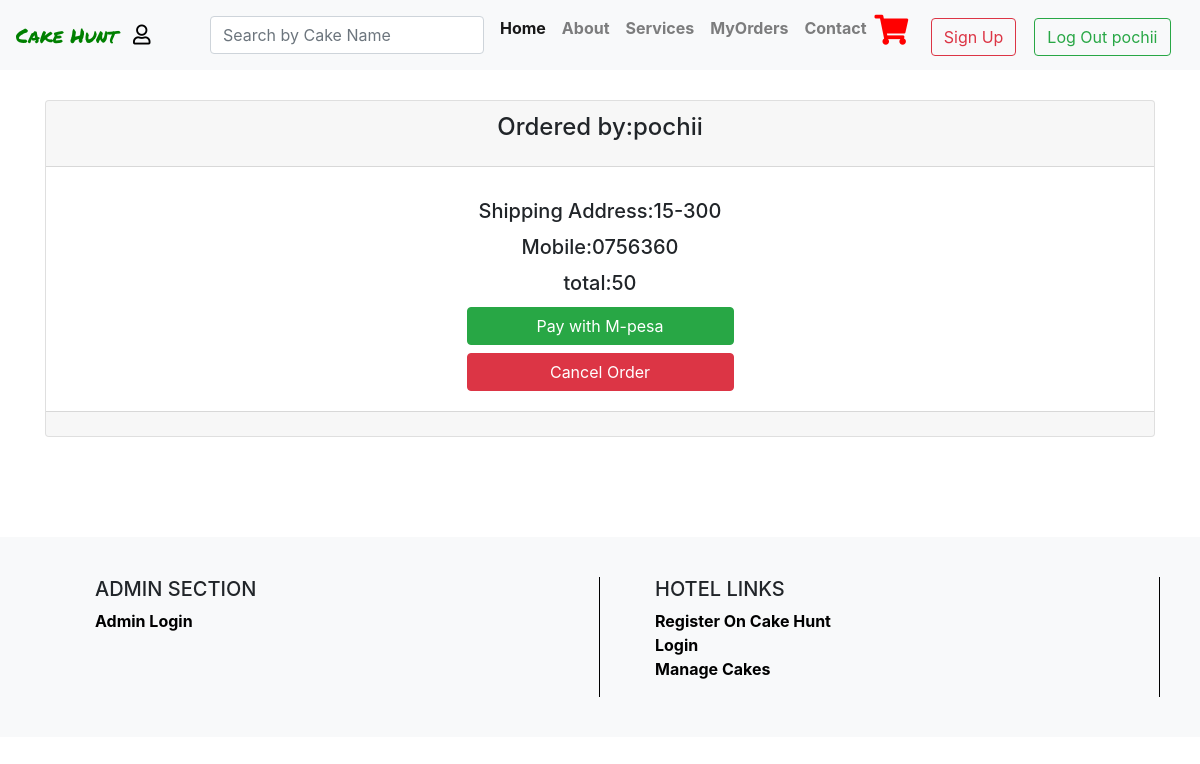
/orders/ (signed in), run on an earlier commit of the app's database.
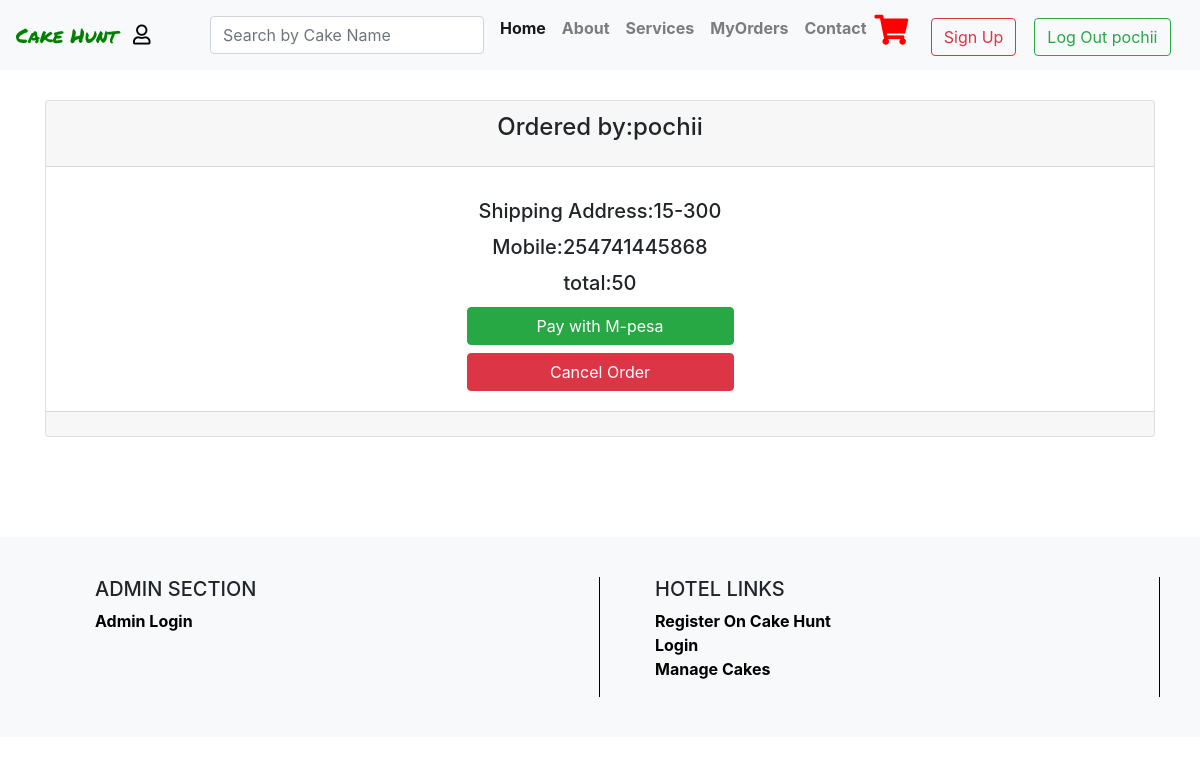
And on a later commit of the database.
### orders/models.py (models this page shows, shortened)
class Order(models.Model):
    user = models.ForeignKey(User, on_delete=models.CASCADE, null=True)
    cart = models.OneToOneField(Cart, on_delete=models.CASCADE)
    ordered_by = models.CharField(max_length=100)
    shipping_address = models.CharField(max_length=100)
    mobile = models.CharField(max_length=100)
    total = models.PositiveIntegerField()
    order_status = models.CharField(max_length=100, choices=Order_Status)
    class Meta:
        verbose_name_plural = 'Orders'

### cart/models.py (models this page shows, shortened)
class Cart(models.Model):
    total = models.PositiveIntegerField(default=0)

### orders/views.py (the view)
# urls.py: path('', MyOrders.as_view(), name='MyOrders'),
class MyOrders(LoginRequiredMixin, View):
    login_url = '/accounts/login/'
    def get(self, request):
        orders = Order.objects.all().filter(user=request.user)
        return render(request, 'my_orders.html', {'orders': orders})

### templates/my_orders.html (shortened to what this page needs)
{% extends 'index.html' %}
{% load static %}
{% block content %}
 <main id="main" style="margin-top: 100px;margin-bottom: 100px;">
    <section class="">
        <div class="container">
             {% for orders in orders %}
     <div class="card text-center mt-5 ">
  <div class="card-header">
      <h4 class="card-title">Ordered by:{{ orders.ordered_by  }}</h4>
  </div>
  <div class="card-body">
    <h5 class="card-title">Shipping Address:{{ orders.shipping_address  }}</h5>
    <h5 class="card-title">Mobile:{{ orders.mobile  }}</h5>
    <h5 class="card-title">total:{{ orders.cart.total }}</h5>
          <a  href="{% url 'lipa_na_mpesa' orders.id %}" class="btn btn-success w-25" type="submit">Pay with M-pesa</a><br>
      <a class="btn btn-danger mt-2 w-25" href="{% url 'CancelOrder' orders.id %}">Cancel Order</a>
  </div>
  <div class="card-footer text-muted">
  </div>
</div>
            {% endfor %}
     </div>
    </section>
    </main>
{% endblock %}

What changed in the data, as far as the page shows it:
changed Order "pochii": mobile "0756360" → "254741445868"
